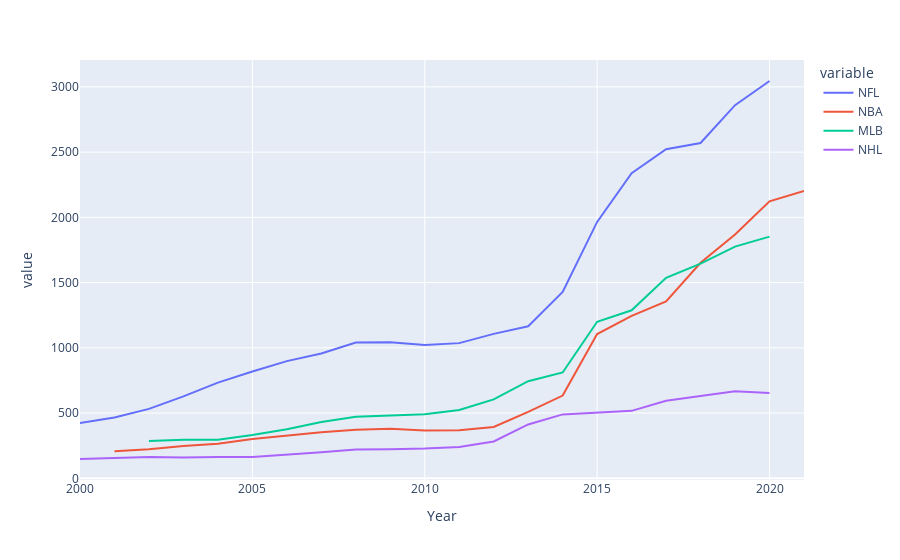

Notebook cell for this chart:
### Markdown cell above
## Line Graphs of all Four Organizations

### Code cell
import plotly.express as px
df_long = pd.melt(df, id_vars = ["Year"], value_vars = ["NFL", "NBA", "MLB", "NHL"])
fig = px.line(df_long, x='Year', y='value', color = "variable")
fig.show()

### Figure 1 — Plotly figure (JSON) as saved in the notebook; plotly's stock layout.template omitted (floating-point values rounded to 4 significant figures)
{"data": [{"hovertemplate": "variable=NFL<br>Year=%{x}<br>value=%{y}<extra></extra>", "legendgroup": "NFL", "line": {"color": "#636efa", "dash": "solid"}, "mode": "lines", "name": "NFL", "orientation": "v", "showlegend": true, "type": "scatter", "x": [2021, 2020, 2019, 2018, 2017, 2016, 2015, 2014, 2013, 2012, 2011, 2010, 2009, 2008, 2007, 2006, 2005, 2004, 2003, 2002, 2001, 2000], "xaxis": "x", "y": [null, 3045, 2860, 2570, 2522, 2338, 1965, 1428, 1165, 1107, 1036, 1022, 1043, 1040, 957, 898, 819, 733, 628, 532, 466, 423], "yaxis": "y"}, {"hovertemplate": "variable=NBA<br>Year=%{x}<br>value=%{y}<extra></extra>", "legendgroup": "NBA", "line": {"color": "#EF553B", "dash": "solid"}, "mode": "lines", "name": "NBA", "orientation": "v", "showlegend": true, "type": "scatter", "x": [2021, 2020, 2019, 2018, 2017, 2016, 2015, 2014, 2013, 2012, 2011, 2010, 2009, 2008, 2007, 2006, 2005, 2004, 2003, 2002, 2001, 2000], "xaxis": "x", "y": [2202, 2123, 1868, 1652.0, 1355, 1245, 1106, 634, 509, 393, 369, 367, 379, 372, 353, 326, 302, 265, 248, 223, 207, null], "yaxis": "y"}, {"hovertemplate": "variable=MLB<br>Year=%{x}<br>value=%{y}<extra></extra>", "legendgroup": "MLB", "line": {"color": "#00cc96", "dash": "solid"}, "mode": "lines", "name": "MLB", "orientation": "v", "showlegend": true, "type": "scatter", "x": [2021, 2020, 2019, 2018, 2017, 2016, 2015, 2014, 2013, 2012, 2011, 2010, 2009, 2008, 2007, 2006, 2005, 2004, 2003, 2002, 2001, 2000], "xaxis": "x", "y": [null, 1852, 1776, 1645, 1537, 1288, 1200, 811, 744, 605, 523, 491, 480, 472, 431, 376, 332, 295, 295, 286, null, null], "yaxis": "y"}, {"hovertemplate": "variable=NHL<br>Year=%{x}<br>value=%{y}<extra></extra>", "legendgroup": "NHL", "line": {"color": "#ab63fa", "dash": "solid"}, "mode": "lines", "name": "NHL", "orientation": "v", "showlegend": true, "type": "scatter", "x": [2021, 2020, 2019, 2018, 2017, 2016, 2015, 2014, 2013, 2012, 2011, 2010, 2009, 2008, 2007, 2006, 2005, 2004, 2003, 2002, 2001, 2000], "xaxis": "x", "y": [null, 653, 667, 630, 594, 517, 505, 490, 413, 282, 240, 228, 223, 220, 200, 180, 163, 163, 159, 164, 157, 148], "yaxis": "y"}], "layout": {"legend": {"title": {"text": "variable"}, "tracegroupgap": 0}, "margin": {"t": 60}, "xaxis": {"anchor": "y", "domain": [0, 1], "title": {"text": "Year"}}, "yaxis": {"anchor": "x", "domain": [0, 1], "title": {"text": "value"}}}}
